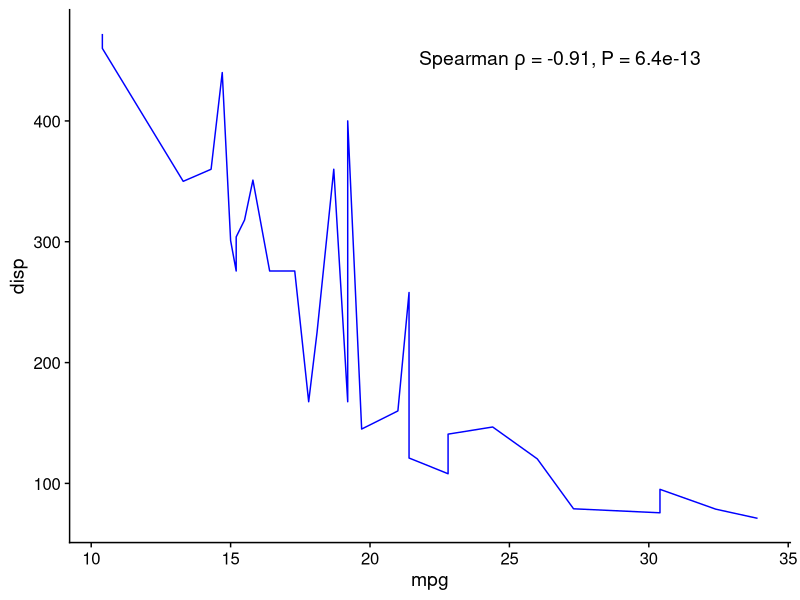
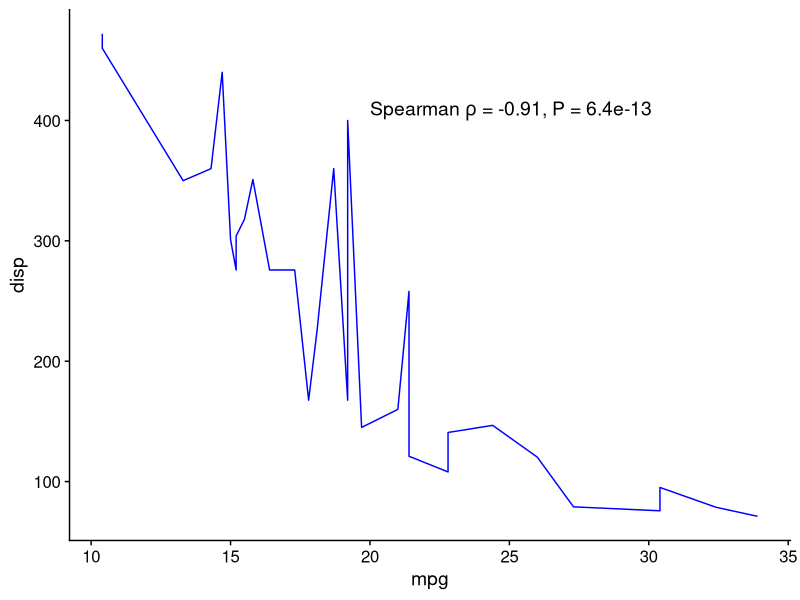
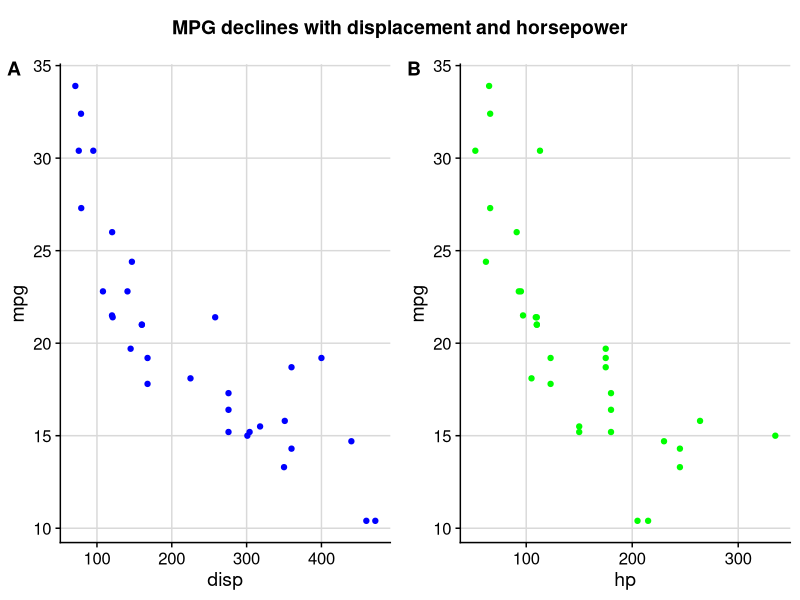
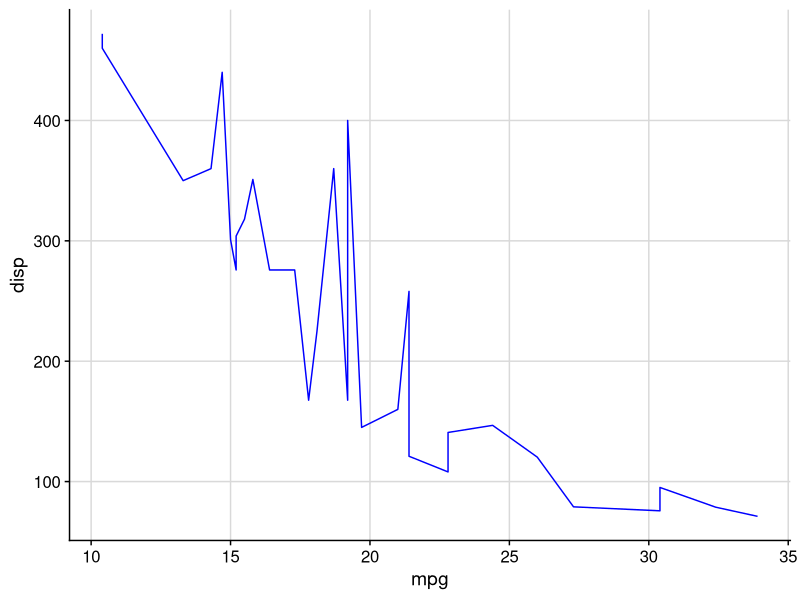
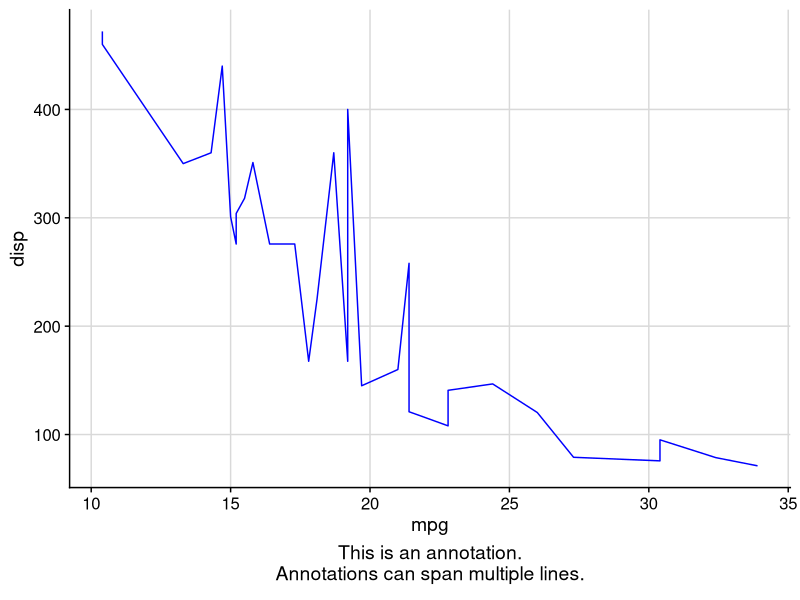
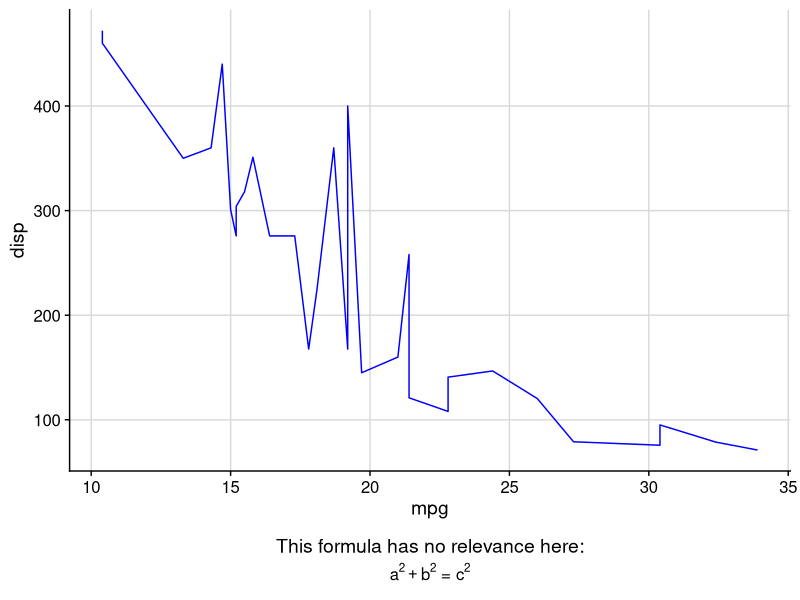
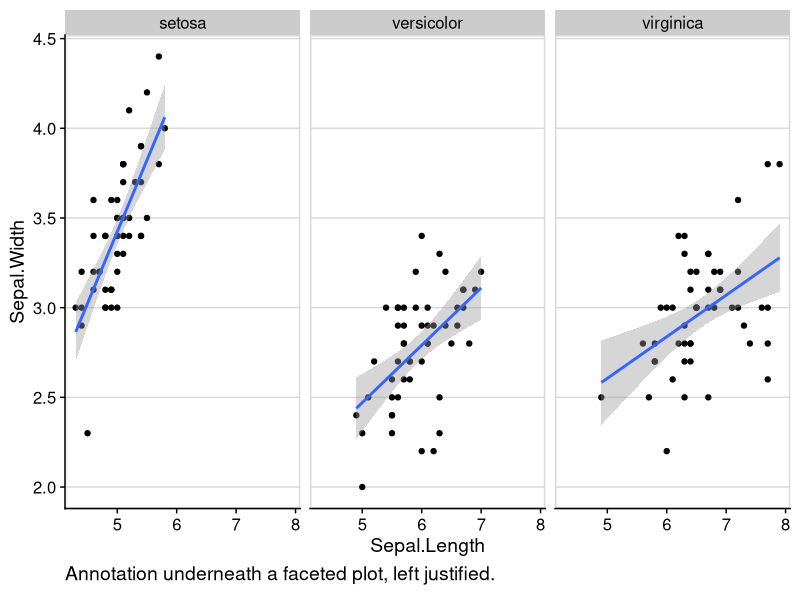
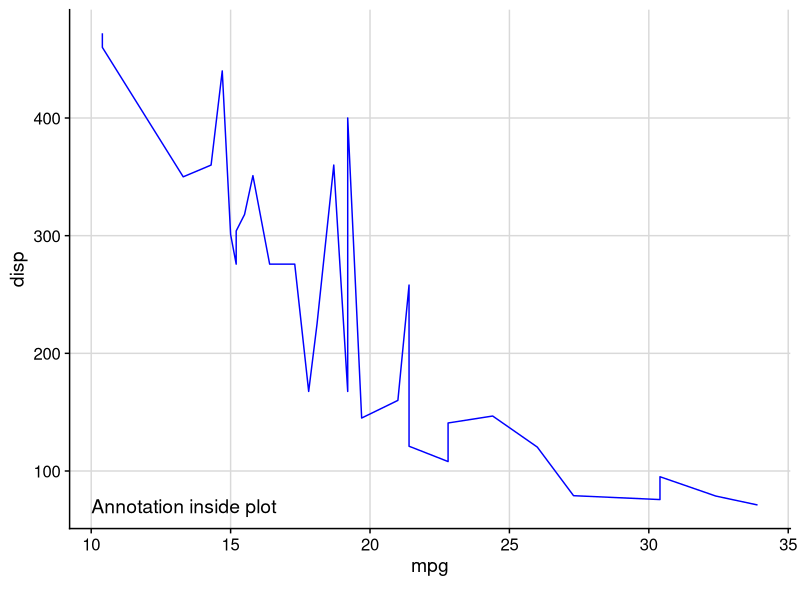

Reproduce these figures in R, in order.
## ---- chunk 1
library(ggplot2)
library(cowplot)
## ---- chunk 2
p <- ggplot(mtcars, aes(mpg, disp)) + 
  geom_line(colour = "blue") + theme_half_open()
c <- cor.test(mtcars$mpg, mtcars$disp, method='sp')
label <- substitute(paste("Spearman ", rho, " = ", estimate, ", P = ", pvalue),
                    list(estimate = signif(c$estimate, 2), pvalue = signif(c$p.value, 2)))
# adding label via ggdraw, in the ggdraw coordinates
ggdraw(p) + draw_label(label, .7, .9)
## ---- chunk 3
# adding label directly to plot, in the data coordinates
p + draw_label(label, 20, 400, hjust = 0, vjust = 0)
## ---- chunk 4
# make a plot grid consisting of two panels
p1 <- ggplot(mtcars, aes(x = disp, y = mpg)) + 
  geom_point(colour = "blue") + 
  theme_half_open() + background_grid(minor = 'none')
p2 <- ggplot(mtcars, aes(x = hp, y = mpg)) + 
  geom_point(colour = "green") + 
  theme_half_open() + background_grid(minor = 'none')
p <- plot_grid(p1, p2, labels=c('A', 'B'))
# now add the title
title <- ggdraw() + 
  draw_label("MPG declines with displacement and horsepower",
             fontface = 'bold')
plot_grid(title, p, ncol = 1, rel_heights = c(0.1, 1)) # rel_heights values control title margins
## ---- chunk 5
p1 <- ggplot(mtcars, aes(mpg, disp)) + 
  geom_line(colour = "blue") + 
  theme_half_open() + background_grid(minor='none')
p1
## ---- chunk 6
p2 <- add_sub(p1, "This is an annotation.\nAnnotations can span multiple lines.")
ggdraw(p2)
## ---- chunk 7
p2 <- add_sub(p1, "This formula has no relevance here:", y  = 0, vjust = 0)
p3 <- add_sub(p2, expression(paste(a^2+b^2, " = ", c^2)), size = 12)
ggdraw(p3)
## ---- chunk 8
plot.iris <- ggplot(iris, aes(Sepal.Length, Sepal.Width)) +
  geom_point() + facet_grid(. ~ Species) + stat_smooth(method = "lm") +
  theme_half_open() + 
  background_grid(major = 'y', minor = "none") + # add thin horizontal lines
  panel_border() # and a border around each panel
p2 <- add_sub(plot.iris, "Annotation underneath a faceted plot, left justified.", x = 0, hjust = 0)
ggdraw(p2)
## ---- chunk 9
ggdraw(add_sub(p1, "Annotation inside plot", vpadding=grid::unit(0, "lines"),
       y = 6, x = 0.03, hjust = 0))
